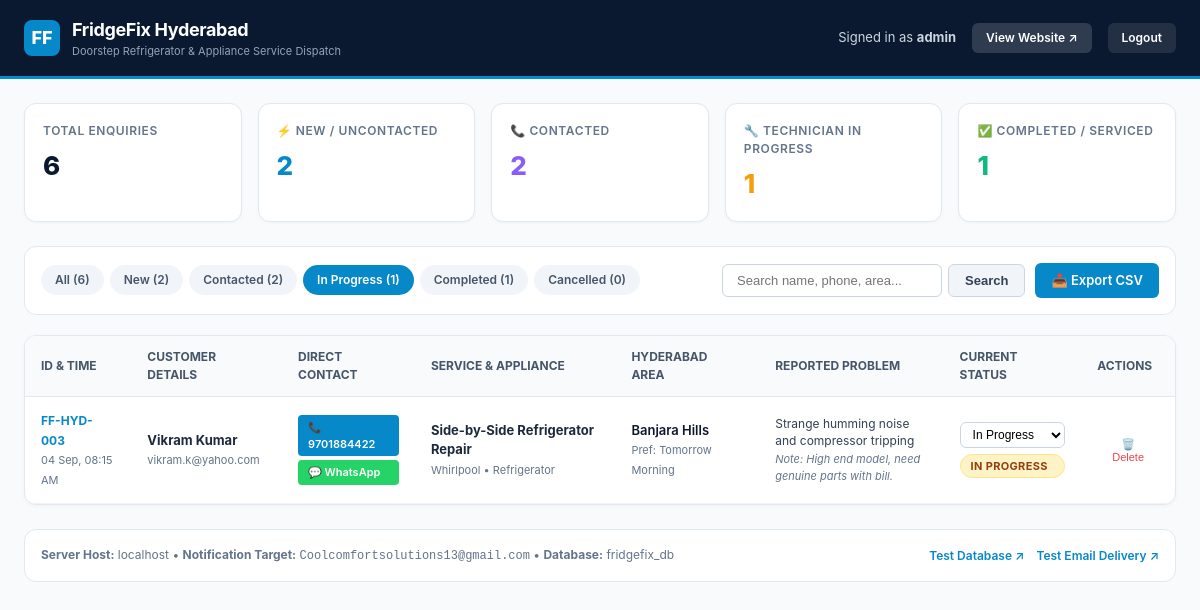
The app's page /admin/index.php?status=In Progress (signed in) with its own data.
### tables this page shows
CREATE TABLE IF NOT EXISTS `leads` (
  `id` varchar(64) NOT NULL,
  `name` varchar(150) NOT NULL,
  `phone` varchar(30) NOT NULL,
  `email` varchar(150) DEFAULT NULL,
  `service` varchar(150) NOT NULL,
  `appliance` varchar(100) DEFAULT 'Refrigerator',
  `brand` varchar(100) DEFAULT NULL,
  `problem` text DEFAULT NULL,
  `location` varchar(150) NOT NULL,
  `preferred_date` varchar(100) DEFAULT NULL,
  `message` text DEFAULT NULL,
  `source_page` varchar(255) DEFAULT '/',
  `ip_address` varchar(64) DEFAULT NULL,
  `user_agent` text DEFAULT NULL,
  `status` enum('New','Contacted','In Progress','Completed','Cancelled') NOT NULL DEFAULT 'New',
  `notes` text DEFAULT NULL,
  `created_at` datetime NOT NULL DEFAULT CURRENT_TIMESTAMP,
  `updated_at` datetime NOT NULL DEFAULT CURRENT_TIMESTAMP ON UPDATE CURRENT_TIMESTAMP,
  PRIMARY KEY (`id`),
  KEY `idx_leads_status` (`status`),
  KEY `idx_leads_created_at` (`created_at`),
  KEY `idx_leads_phone` (`phone`),
  KEY `idx_leads_location` (`location`)
);

### admin/index.php (the view, shortened to what this page needs)
<?php
$pdo = null;
try {
    $pdo = get_db_connection();
} catch (Exception $e) {
    $error = 'Database Connection Error: ' . $e->getMessage() . '. Please verify api/config.php or import database/database.sql.';
}
$statusFilter = trim($_GET['status'] ?? 'All');
$searchQuery = trim($_GET['search'] ?? '');
$stats = [
    'total'       => 0,
    'new'         => 0,
    'contacted'   => 0,
    'in_progress' => 0,
    'completed'   => 0,
    'cancelled'   => 0,
];
$leads = [];
if ($pdo) {
    try {
        $statsStmt = $pdo->query('
            SELECT
                COUNT(*) as total,
                SUM(CASE WHEN status = "New" THEN 1 ELSE 0 END) as count_new,
                SUM(CASE WHEN status = "Contacted" THEN 1 ELSE 0 END) as count_contacted,
                SUM(CASE WHEN status = "In Progress" THEN 1 ELSE 0 END) as count_in_progress,
                SUM(CASE WHEN status = "Completed" THEN 1 ELSE 0 END) as count_completed,
                SUM(CASE WHEN status = "Cancelled" THEN 1 ELSE 0 END) as count_cancelled
            FROM leads
        ');
        $statsRow = $statsStmt->fetch();
        if ($statsRow) {
            $stats['total']       = (int)($statsRow['total'] ?? 0);
            $stats['new']         = (int)($statsRow['count_new'] ?? 0);
            $stats['contacted']   = (int)($statsRow['count_contacted'] ?? 0);
            $stats['in_progress'] = (int)($statsRow['count_in_progress'] ?? 0);
            $stats['completed']   = (int)($statsRow['count_completed'] ?? 0);
            $stats['cancelled']   = (int)($statsRow['count_cancelled'] ?? 0);
        }
        $sql = 'SELECT * FROM leads WHERE 1=1';
        $params = [];
        if ($statusFilter !== 'All') {
            $sql .= ' AND status = :status';
            $params[':status'] = $statusFilter;
        }
        $sql .= ' ORDER BY created_at DESC LIMIT 200';
        $leadsStmt = $pdo->prepare($sql);
        $leadsStmt->execute($params);
        $leads = $leadsStmt->fetchAll();
    } catch (Exception $ex) {
        $error = 'Query Error: ' . $ex->getMessage();
    }
}
?>
<!DOCTYPE html>
<html lang="en">
<head>
    <link rel="stylesheet" href="style.css">
</head>
<body>
    <header class="admin-header">
        <div class="brand">
            <div class="brand-logo">FF</div>
            <div>
                <h1>FridgeFix Hyderabad</h1>
                <p>Doorstep Refrigerator & Appliance Service Dispatch</p>
            </div>
        </div>
        <div class="header-actions">
            <span class="user-badge">Signed in as <strong><?= htmlspecialchars($_SESSION['admin_username']) ?></strong></span>
            <a href="/" target="_blank" class="btn-logout" style="background: rgba(255,255,255,0.15);" title="Open Live Website">View Website ↗</a>
            <a href="logout.php" class="btn-logout">Logout</a>
        </div>
    </header>
    <div class="admin-container">
        <div class="stats-grid">
            <div class="stat-card">
                <div class="stat-title">Total Enquiries</div>
                <div class="stat-value"><?= $stats['total'] ?></div>
            </div>
            <div class="stat-card new">
                <div class="stat-title">⚡ New / Uncontacted</div>
                <div class="stat-value"><?= $stats['new'] ?></div>
            </div>
            <div class="stat-card contacted">
                <div class="stat-title">📞 Contacted</div>
                <div class="stat-value"><?= $stats['contacted'] ?></div>
            </div>
            <div class="stat-card in-progress">
                <div class="stat-title">🔧 Technician In Progress</div>
                <div class="stat-value"><?= $stats['in_progress'] ?></div>
            </div>
            <div class="stat-card completed">
                <div class="stat-title">✅ Completed / Serviced</div>
                <div class="stat-value"><?= $stats['completed'] ?></div>
            </div>
        </div>
        <div class="controls-bar">
            <div class="filter-tabs">
                <a href="index.php?status=All<?= !empty($searchQuery) ? '&search=' . urlencode($searchQuery) : '' ?>"
                   class="filter-tab <?= $statusFilter === 'All' ? 'active' : '' ?>">
                   All (<?= $stats['total'] ?>)
                </a>
                <a href="index.php?status=New<?= !empty($searchQuery) ? '&search=' . urlencode($searchQuery) : '' ?>"
                   class="filter-tab <?= $statusFilter === 'New' ? 'active' : '' ?>">
                   New (<?= $stats['new'] ?>)
                </a>
                <a href="index.php?status=Contacted<?= !empty($searchQuery) ? '&search=' . urlencode($searchQuery) : '' ?>"
                   class="filter-tab <?= $statusFilter === 'Contacted' ? 'active' : '' ?>">
                   Contacted (<?= $stats['contacted'] ?>)
                </a>
                <a href="index.php?status=In Progress<?= !empty($searchQuery) ? '&search=' . urlencode($searchQuery) : '' ?>"
                   class="filter-tab <?= $statusFilter === 'In Progress' ? 'active' : '' ?>">
                   In Progress (<?= $stats['in_progress'] ?>)
                </a>
                <a href="index.php?status=Completed<?= !empty($searchQuery) ? '&search=' . urlencode($searchQuery) : '' ?>"
                   class="filter-tab <?= $statusFilter === 'Completed' ? 'active' : '' ?>">
                   Completed (<?= $stats['completed'] ?>)
                </a>
                <a href="index.php?status=Cancelled<?= !empty($searchQuery) ? '&search=' . urlencode($searchQuery) : '' ?>"
                   class="filter-tab <?= $statusFilter === 'Cancelled' ? 'active' : '' ?>">
                   Cancelled (<?= $stats['cancelled'] ?>)
                </a>
            </div>
            <div class="search-export">
                <form method="GET" action="index.php" style="display:flex; gap:6px;">
                    <input type="text" name="search" class="search-input" placeholder="Search name, phone, area..." value="<?= htmlspecialchars($searchQuery) ?>">
                    <button type="submit" class="btn-action btn-secondary">Search</button>
                </form>
                <a href="export-csv.php?status=<?= urlencode($statusFilter) ?>&search=<?= urlencode($searchQuery) ?>" class="btn-action">
                    📥 Export CSV
                </a>
            </div>
        </div>
        <div class="table-card">
            <?php if (empty($leads)): ?>
                <div class="empty-state">
                    <h3>No customer leads found</h3>
                    <p style="margin-top: 6px;">
                        <?= !empty($searchQuery) ? 'No leads matched your search "' . htmlspecialchars($searchQuery) . '".' : 'No enquiries received for the selected filter.' ?>
                    </p>
                </div>
            <?php else: ?>
                <div class="table-responsive">
                    <table class="leads-table">
                        <thead>
                            <tr>
                                <th>ID & Time</th>
                                <th>Customer Details</th>
                                <th>Direct Contact</th>
                                <th>Service & Appliance</th>
                                <th>Hyderabad Area</th>
                                <th>Reported Problem</th>
                                <th>Current Status</th>
                                <th>Actions</th>
                            </tr>
                        </thead>
                        <tbody>
                            <?php foreach ($leads as $lead): ?>
                                <?php
                                $cleanPhone = preg_replace('/[^0-9]/', '', $lead['phone'] ?? '');
                                $createdTime = !empty($lead['created_at']) ? date('d M, h:i A', strtotime($lead['created_at'])) : 'N/A';
                                $badgeClass = 'badge-' . str_replace(' ', '', $lead['status'] ?? 'New');
                                ?>
                                <tr>
                                    <td>
                                        <strong style="color:#0788C9; font-size:12px;"><?= htmlspecialchars($lead['id']) ?></strong><br>
                                        <span style="color:#64748b; font-size:11px;"><?= $createdTime ?></span>
                                    </td>
                                    <td>
                                        <strong><?= htmlspecialchars($lead['name']) ?></strong><br>
                                        <?php if (!empty($lead['email'])): ?>
                                            <span style="font-size:11px; color:#64748b;"><?= htmlspecialchars($lead['email']) ?></span>
                                        <?php endif; ?>
                                    </td>
                                    <td>
                                        <div style="display:flex; flex-direction:column; gap:4px;">
                                            <a href="tel:<?= $cleanPhone ?>" class="btn-call" title="Call Customer">
                                                📞 <?= htmlspecialchars($lead['phone']) ?>
                                            </a>
                                            <a href="https://wa.me/91<?= $cleanPhone ?>?text=Hello%20<?= urlencode($lead['name']) ?>%2C%20this%20is%20FridgeFix%20Hyderabad%20regarding%20your%20service%20booking%20(<?= urlencode($lead['id']) ?>)."
                                               target="_blank" class="btn-wa" title="Open WhatsApp Chat">
                                                💬 WhatsApp
                                            </a>
                                        </div>
                                    </td>
                                    <td>
                                        <strong><?= htmlspecialchars($lead['service']) ?></strong><br>
                                        <span style="font-size:11px; color:#64748b;">
                                            <?= htmlspecialchars($lead['brand'] ?? 'Any Brand') ?> • <?= htmlspecialchars($lead['appliance'] ?? 'Refrigerator') ?>
                                        </span>
                                    </td>
                                    <td>
                                        <span style="color:#0f172a; font-weight:600;"><?= htmlspecialchars($lead['location']) ?></span><br>
                                        <?php if (!empty($lead['preferred_date'])): ?>
                                            <span style="font-size:11px; color:#64748b;">Pref: <?= htmlspecialchars($lead['preferred_date']) ?></span>
                                        <?php endif; ?>
                                    </td>
                                    <td style="max-width:220px;">
                                        <div style="font-size:12px; color:#334155; line-height:1.4;">
                                            <?= htmlspecialchars($lead['problem'] ?? 'General Inspection') ?>
                                        </div>
                                        <?php if (!empty($lead['message'])): ?>
                                            <div style="font-size:11px; color:#64748b; margin-top:2px; font-style:italic;">
                                                Note: <?= htmlspecialchars($lead['message']) ?>
                                            </div>
                                        <?php endif; ?>
                                    </td>
                                    <td>
                                        <form method="POST" action="index.php" style="display:flex; flex-direction:column; gap:6px;">
                                            <select name="status" class="status-select" onchange="this.form.submit()">
                                                <option value="In Progress" <?= $lead['status'] === 'In Progress' ? 'selected' : '' ?>>In Progress</option>
                                            </select>
                                            <span class="badge <?= $badgeClass ?>"><?= htmlspecialchars($lead['status']) ?></span>
                                        </form>
                                    </td>
                                    <td>
                                        <form method="POST" action="index.php" onsubmit="return confirm('Are you sure you want to permanently delete lead <?= htmlspecialchars($lead['id']) ?>?');">
                                            <button type="submit" style="background:none; border:none; color:#ef4444; font-size:11px; cursor:pointer; padding:4px 8px; border-radius:4px;" title="Delete Lead">
                                                🗑️ Delete
                                            </button>
                                        </form>
                                    </td>
                                </tr>
                            <?php endforeach; ?>
                        </tbody>
                    </table>
                </div>
            <?php endif; ?>
        </div>
        <div style="margin-top:24px; padding:16px; background:#fff; border-radius:12px; border:1px solid #e2e8f0; display:flex; flex-wrap:wrap; justify-content:space-between; align-items:center; gap:12px; font-size:12px; color:#64748b;">
            <div>
                <strong>Server Host:</strong> <?= htmlspecialchars($_SERVER['HTTP_HOST'] ?? 'localhost') ?> &bull;
                <strong>Notification Target:</strong> <code><?= htmlspecialchars(LEAD_RECIPIENT_EMAIL) ?></code> &bull;
                <strong>Database:</strong> <?= htmlspecialchars(DB_NAME) ?>
            </div>
            <div style="display:flex; gap:12px;">
                <a href="/api/test-db.php" target="_blank" style="color:#0788C9; text-decoration:none; font-weight:600;">Test Database ↗</a>
                <a href="/api/test-email.php" target="_blank" style="color:#0788C9; text-decoration:none; font-weight:600;">Test Email Delivery ↗</a>
            </div>
        </div>
    </div>
</body>
</html>

### records on screen
leads: id "FF-HYD-003", created_at "04 Sep, 08:15 AM", name "Vikram Kumar", email "vikram.k@yahoo.com", phone "9701884422", service "Side-by-Side Refrigerator Repair", brand "Whirlpool", appliance "Refrigerator", location "Banjara Hills", preferred_date "Tomorrow Morning", problem "Strange humming noise and compressor tripping", message "High end model, need genuine parts with bill.", status "In Progress", status "IN PROGRESS"

### other values on screen
$_SESSION['admin_username'] "admin"
$stats['total'] "6"
$stats['new'] "2"
$stats['contacted'] "2"
$stats['in_progress'] "1"
$stats['completed'] "1"
$stats['cancelled'] "0"
$_SERVER['HTTP_HOST'] "localhost"
LEAD_RECIPIENT_EMAIL "Coolcomfortsolutions13@gmail.com"
DB_NAME "fridgefix_db"
